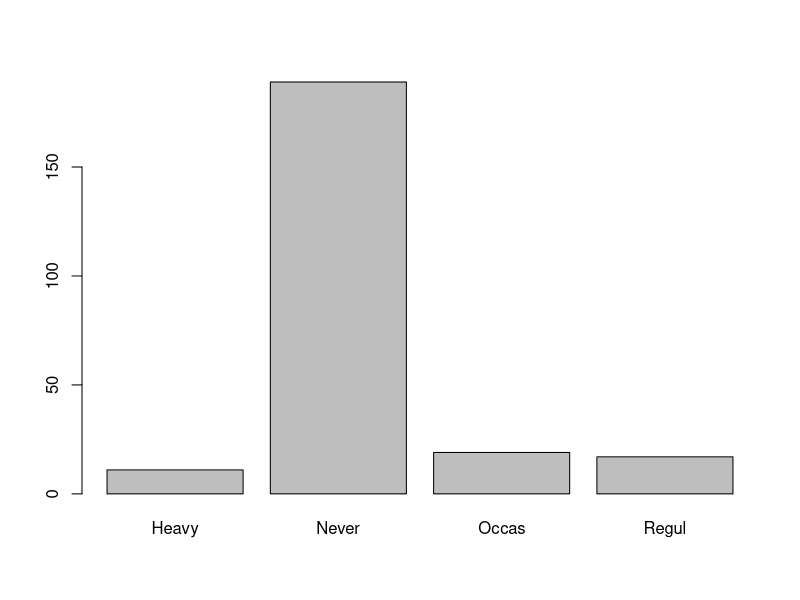

Here is the R script that generated this plot:
install.packages('MASS')
library(MASS)
data("survey")
?survey
str(survey)

Smoke.tab = table(survey$Smoke)
barplot(Smoke.tab)

#################################################

install.packages('vcd')
library(vcd)
data('Arthritis')
str(Arthritis)

crs.tab = table(Arthritis$Improved, Arthritis$Treatment)
crs.tab


pulse.male = survey[survey$Sex == 'Male', ]
pulse.female = survey[survey$Sex == 'Female', ]
t=tapply(survey$Pulse, survey$Sex, mean, na.rm=T)